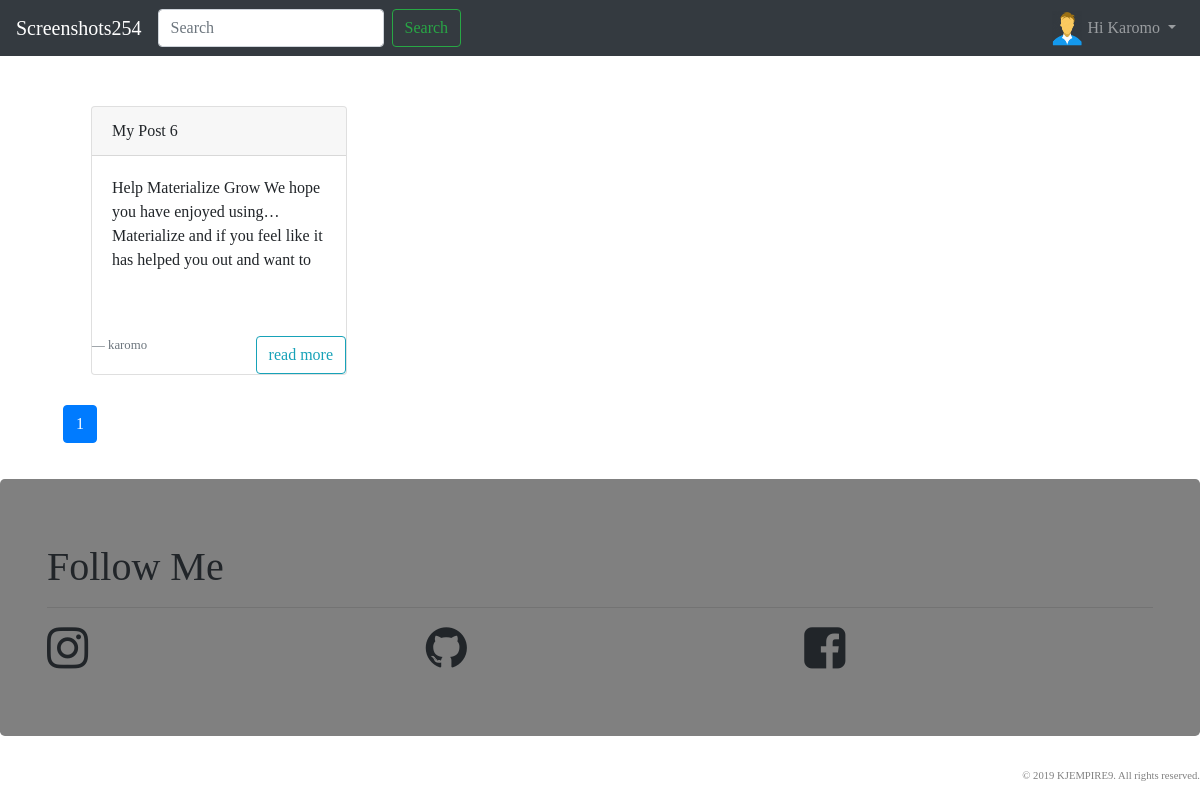
Page / (signed in) on the earlier database version.
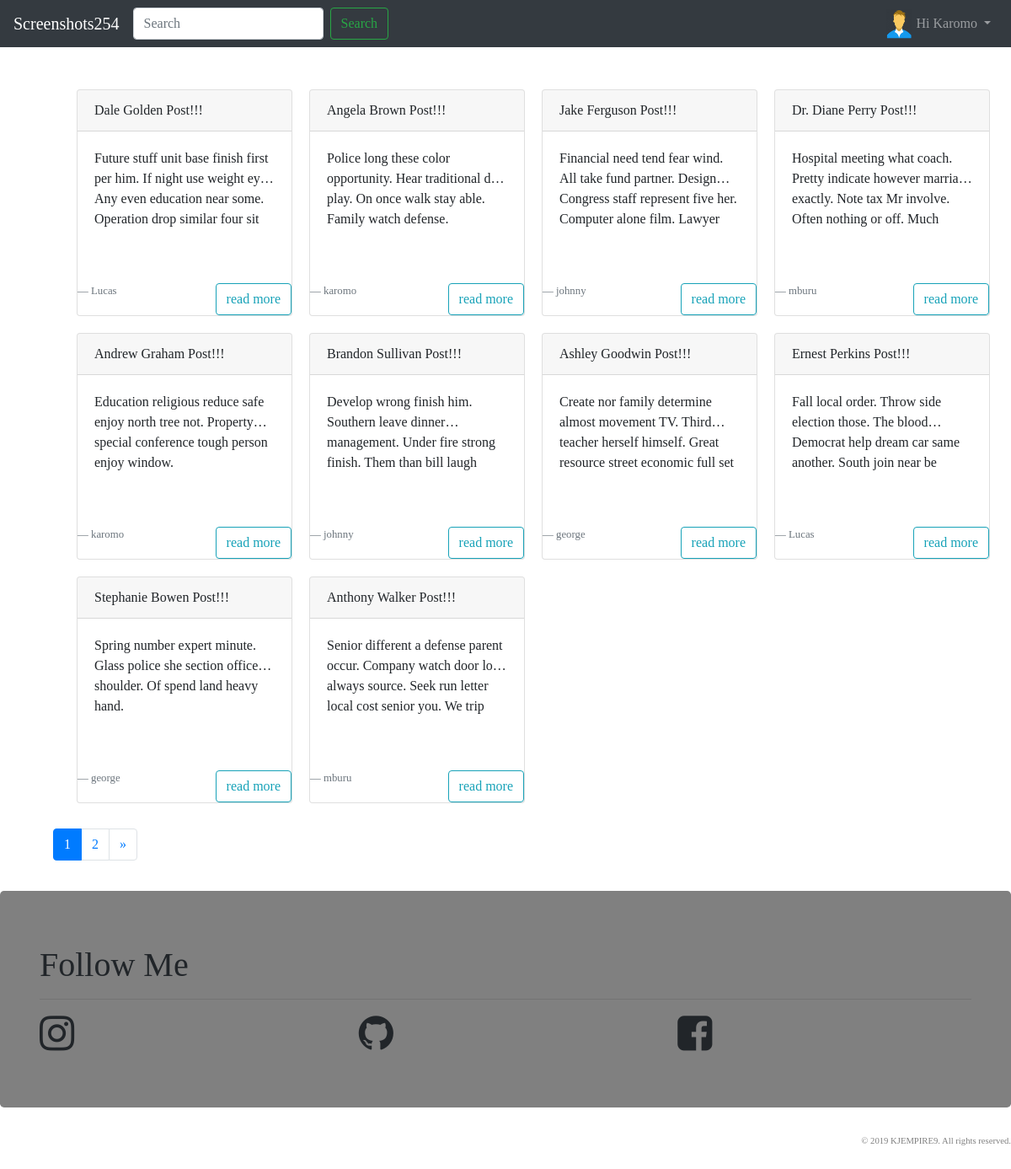
Same page on the later database version.
### blogger/models.py (models this page shows, shortened)
class Post(models.Model):
    objects = models.Manager()      #Our default Manager
    published = PublishedManager()  #Our Custom Model Manager
    STATUS_CHOICES = (
        ('draft','Draft'),
        ('published','Published'),
    )
    title               =       models.CharField(max_length=100)
    slug                =       models.SlugField(max_length=120)
    author              =       models.ForeignKey(User, related_name='blog_posts',on_delete=models.CASCADE)
    body                =       models.TextField()
    likes               =       models.ManyToManyField(User, related_name='likes', blank=True)
    created             =       models.DateTimeField(auto_now_add=True)
    updated             =       models.DateTimeField(auto_now=True)
    status              =       models.CharField(max_length=10, choices=STATUS_CHOICES, default='draft')
    restrict_comment    =       models.BooleanField(default=False)
    favourite           =       models.ManyToManyField(User, related_name='favourite', blank=True)
    class Meta:
        ordering = ['-id']
    def get_absolute_url(self):
        return reverse("blogger:detail", args=[self.id, self.slug])

### blogger/views.py (the view)
# urls.py: path('', views.index, name='index'),
def index(request):
    post_list = Post.published.all()
    query = request.GET.get('q')
    if query:
        post_list = Post.published.filter(
        Q(title__icontains=query)|
        Q(author__username=query)|
        Q(body__icontains=query)
        )
    paginator = Paginator(post_list, 10)
    page = request.GET.get('page')
    try:
        posts = paginator.page(page)
    except PageNotAnInteger:
        posts = paginator.page(1)
    except EmptyPage:
        posts = paginator.page(paginator.num_pages)
    if page is None:
        start_index = 0
        end_index = 7
    else:
        (start_index, end_index) = proper_pagination(posts, index=4)
    page_range = list(paginator.page_range)[start_index:end_index]
    context = {
        'posts': posts,
        'page_range': page_range,
    }
    return render(request, 'blogger/index.html', context)

### blogger/models.py (called while the page is built)
    def get_queryset(self):
        return super(PublishedManager, self).get_queryset().filter(status="published")

### blogger/templates/blogger/index.html (shortened to what this page needs)
{% extends 'blogger/base.html'%}
{% block content %}
<div class="container-fluid">
  <div class="row">
    {% for p in posts %}
    <div class="card" style="width: 16rem;">
      <div class="card-header grey">
        {{p.title}}
      </div>
      <div class="card-body">
        <div class="container">
        <div class="row ">
            <div id="summary">
              <p class="collapse" id="collapseSummary">
                {{p.body}}
              </p>
            </div></div>
        </div>
      </div>
      <br>
      <footer class="blockquote-footer">{{p.author}}
        <a href="{{p.get_absolute_url}}" class="btn btn-outline-info float-right">read more</a>
      </footer>
    </div>
  {% empty %}
      <div class="container-fluid">
        <h3>No Posts Found having search query "{{ request.GET.q }}"</h3>
      </div>
    {% endfor %}
  </div>
</div>
<div class="container float-center">
  <ul class="pagination">
    {% for p in page_range %}
      {% if posts.number == p %}
        <li class="page-item active">
          <a href="?page={{ p }}" class="page-link">{{ p }}</a>
        </li>
      {% else %}
        <li class="page-item">
          <a href="?page={{ p }}" class="page-link">{{ p }}</a>
        </li>
      {% endif %}
    {% endfor %}
    {% if posts.has_next %}
      <li class="page-item">
        <a href="?page={{ posts.next_page_number }}" class="page-link">&raquo;</a>
      </li>
    {% endif %}
  </ul>
</div>
  {% endblock %}

Differences in the rows shown:
no longer on this page (row edited): Post: title "My Post 6", body "Help Materialize Grow We hope you have enjoyed using Materialize and if you feel like it has helped you out and want…", author "karomo"
added Post: title "Dale Golden Post!!!", body "Future stuff unit base finish first per him. If night use weight eye. Any even education near some. Operation drop similar four…", author "Lucas"
added Post: title "Angela Brown Post!!!", body "Police long these color opportunity. Hear traditional deal play. On once walk stay able. Family watch defense.", author "karomo"
added Post: title "Jake Ferguson Post!!!", body "Financial need tend fear wind. All take fund partner. Design Congress staff represent five her. Computer alone film.…", author "johnny"
added Post: title "Dr. Diane Perry Post!!!", body "Hospital meeting what coach. Pretty indicate however marriage exactly. Note tax Mr involve. Often nothing or off.…", author "mburu"
added Post: title "Andrew Graham Post!!!", body "Education religious reduce safe enjoy north tree not. Property special conference tough person enjoy window.", author "karomo"
added Post: title "Brandon Sullivan Post!!!", body "Develop wrong finish him. Southern leave dinner management. Under fire strong finish. Them than bill…", author "johnny"
added Post: title "Ashley Goodwin Post!!!", body "Create nor family determine almost movement TV. Third teacher herself himself. Great resource street economic full…", author "george"
added Post: title "Ernest Perkins Post!!!", body "Fall local order. Throw side election those. The blood Democrat help dream car same another. South join near…", author "Lucas"
added Post: title "Stephanie Bowen Post!!!", body "Spring number expert minute. Glass police she section officer shoulder. Of spend land heavy hand.", author "george"
added Post: title "Anthony Walker Post!!!", body "Senior different a defense parent occur. Company watch door lose always source. Seek run letter local cost senior you. We…", author "mburu"
Other differences:
new list line: "2"
